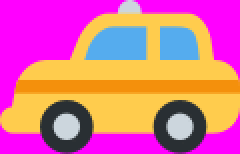
#> input picture Assignment_12/car0.bmp, 120 x 77 px, found by its file name (shown 2 times larger)
$ python processImage.py
#> lines starting #> are read from the running program, lines starting #| are printed output that depends on the picture
### Lab4/imageProcessingFunctions.py
from PIL import Image

##
#   createNegative:
#       Input: An opened Image object from PIL
#       Function: Obtains every pixel and breaks it down to RGB values, then subtracts it from 255,
#                   aka the max color value, then returns the modified image.
#       Output: A modified image that is "negative"
def createNegative(openedImage):
    with openedImage as im:
        px = im.convert('RGB')
        px = px.load()
    with Image.new("RGB", im.size, color=0) as newim:
        newpx = newim.load()

    for i in range(im.height):
        for t in range(im.width):
            r = px[t,i][0]
            g = px[t,i][1]
            b = px[t,i][2]
            r = 255 - r
            g = 255 - g
            b = 255 - b
            newpx[t,i] = (r,g,b)
    return newim

##
#   adjustBrightness:
#       Input: An opened Image object from PIL
#       Function: Obtains every pixel and breaks it down to RGB values, then multiplies it by a selected ratio, returning a modified image
#       Output: A modified image that is brighter or less bright than the original
# [67 lines left out: functions adjustBrightness, flipVertically, rotateLeft, not called in this run]

### Lab4/processImage.py
from PIL import Image
from imageProcessingFunctions import *

##
#   Main:
#           Input: An image file
#           Primary Function: Provides a menu to edit a singular image in the provided ways, then displays the modified image
#           Output: A modified image
def main():
    #Input and Read Section=============================================================================================
    filename = input("Enter the name of the image file to be processed [Be Sure to include the filehandle]: ")
#> the answer given: ../Assignment_12/car0.bmp
    if filename.count('.') == 0:
        filehandle = input("Please input the filehandle:")
    else:
        filehandle = filename[len(filename)-4:len(filename)]
    dir = input("Please enter the directory of the image file [DEFAULT: \"C:/includes/\"]:")
#> the answer given: ../Assignment_12
    if len(dir) == 0:
        dir = "C:/includes/"

    #Pre-Processing=====================================================================================================
    newImage = Image.open(dir + filename)
#> newImage is the input picture: PIL image 120x77 RGBA; mean R, G, B, A 219.1, 111.2, 150.3, 255
    while True :
        # Prompt the user for the type of processing.
        print("How should the image be processed?")
        print("1 - create image negative")
        print("2 - adjust brightness")
        print("3 - flip vertically")
        print("4 - rotate to the left")
        print("X - save and quit")

        response = int(input("Enter your choice: "))
        #Processing the image per response==============================================================================
        #Reversing all the color pixels
        if (response == 1):
            newImage = createNegative(newImage)
        #Adjust the brightness of the entire image
        elif (response == 2):
            newImage = adjustBrightness(newImage)
        #Flipping the image along the x-axis that is placed directly at the image's center
        elif (response == 3):
            newImage = flipVertically(newImage)
        #Rotating the image 90 degrees Clockwise
        elif (response == 4):
            newImage = rotateLeft(newImage)
        #Saving and exiting=============================================================================================
        elif (response == int('X') or response == int('x')):
            savedFileHandle = input("Please enter your desired filehandle to save the image as [Leave blank if you want the original handle]:")
            if len(savedFileHandle) == 0:
                newImage.save(filename)
            else:
                newImage.save(filename,savedFileHandle)
            break;
#> this loop made 5 passes; the answer given on pass 1: 1
#> pass 1, in main, `newImage = createNegative(newImage)`:
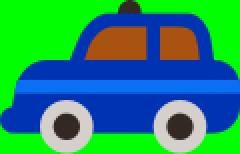
#> newImage: PIL image 120x77 RGB (shown 2 times larger); mean R, G, B 35.9, 143.8, 104.7
    newImage.show()

#> (the run stopped early here; a loop or call above may not have finished)

$ run again, on Assignment_12/car2.bmp
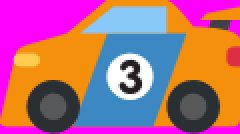
#> input picture Assignment_12/car2.bmp, 120 x 67 px, found by its file name (shown 2 times larger)
#> in main, newImage is the input picture: PIL image 120x67 RGBA; mean R, G, B, A 177.4, 106.2, 126.6, 255
#> the loop in main, `while True :` made 5 passes; the answer given on pass 1: 1
#> pass 1, in main, `newImage = createNegative(newImage)`:
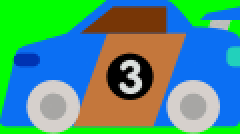
#> newImage: PIL image 120x67 RGB (shown 2 times larger); mean R, G, B 77.6, 148.8, 128.4

$ run again, on Assignment_12/car3.bmp
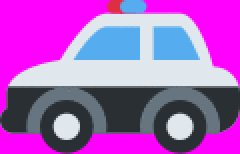
#> input picture Assignment_12/car3.bmp, 120 x 77 px, found by its file name (shown 2 times larger)
#> in main, newImage is the input picture: PIL image 120x77 RGBA; mean R, G, B, A 171.6, 94.5, 192.3, 255
#> the loop in main, `while True :` made 5 passes; the answer given on pass 1: 1
#> pass 1, in main, `newImage = createNegative(newImage)`:
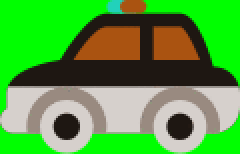
#> newImage: PIL image 120x77 RGB (shown 2 times larger); mean R, G, B 83.4, 160.5, 62.7

$ run again, on Assignment_12/car4.bmp
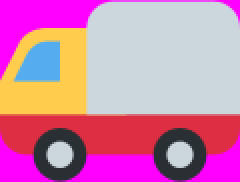
#> input picture Assignment_12/car4.bmp, 120 x 91 px, found by its file name (shown 2 times larger)
#> in main, newImage is the input picture: PIL image 120x91 RGBA; mean R, G, B, A 206.4, 130.6, 172.8, 255
#> the loop in main, `while True :` made 5 passes; the answer given on pass 1: 1
#> pass 1, in main, `newImage = createNegative(newImage)`:
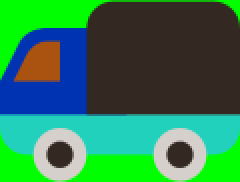
#> newImage: PIL image 120x91 RGB (shown 2 times larger); mean R, G, B 48.6, 124.4, 82.2
